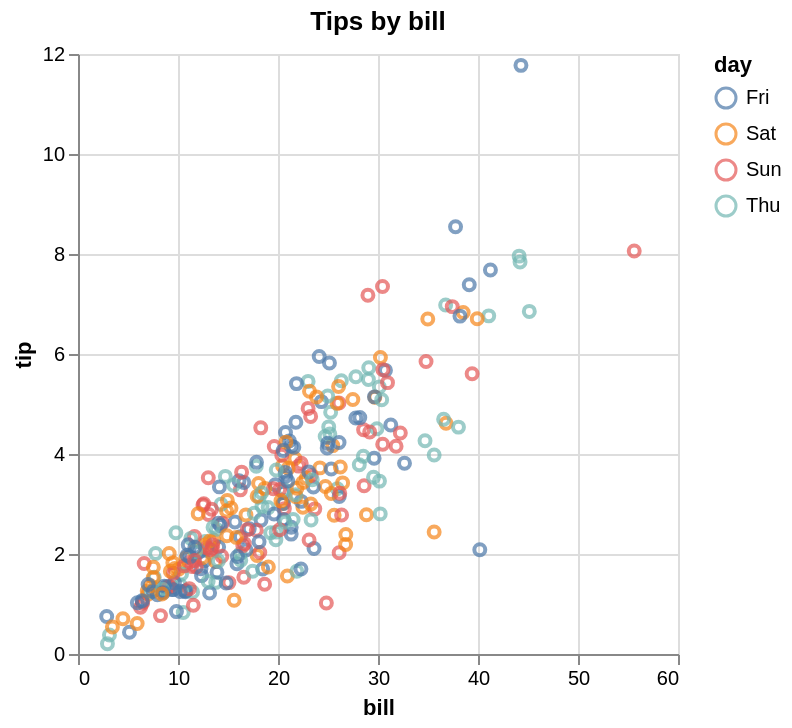

Describe this chart as a Vega-Lite specification.
### Vega-Lite specification from a JSON file in a GitHub repository (floating-point values rounded to 4 significant figures; data arrays with more than 128 entries replaced by an {"elided": "..."} marker saying what was removed)
{"config": {"view": {"continuousWidth": 300, "continuousHeight": 300}}, "data": {"name": "data-2b1adef353b8daa6e620bd449cf5281d"}, "mark": {"type": "point"}, "encoding": {"color": {"field": "day", "type": "nominal"}, "x": {"field": "bill", "type": "quantitative"}, "y": {"field": "tip", "type": "quantitative"}}, "title": "Tips by bill", "$schema": "https://vega.github.io/schema/vega-lite/v6.4.1.json", "datasets": {"data-2b1adef353b8daa6e620bd449cf5281d": {"elided": "300 records"}}}
